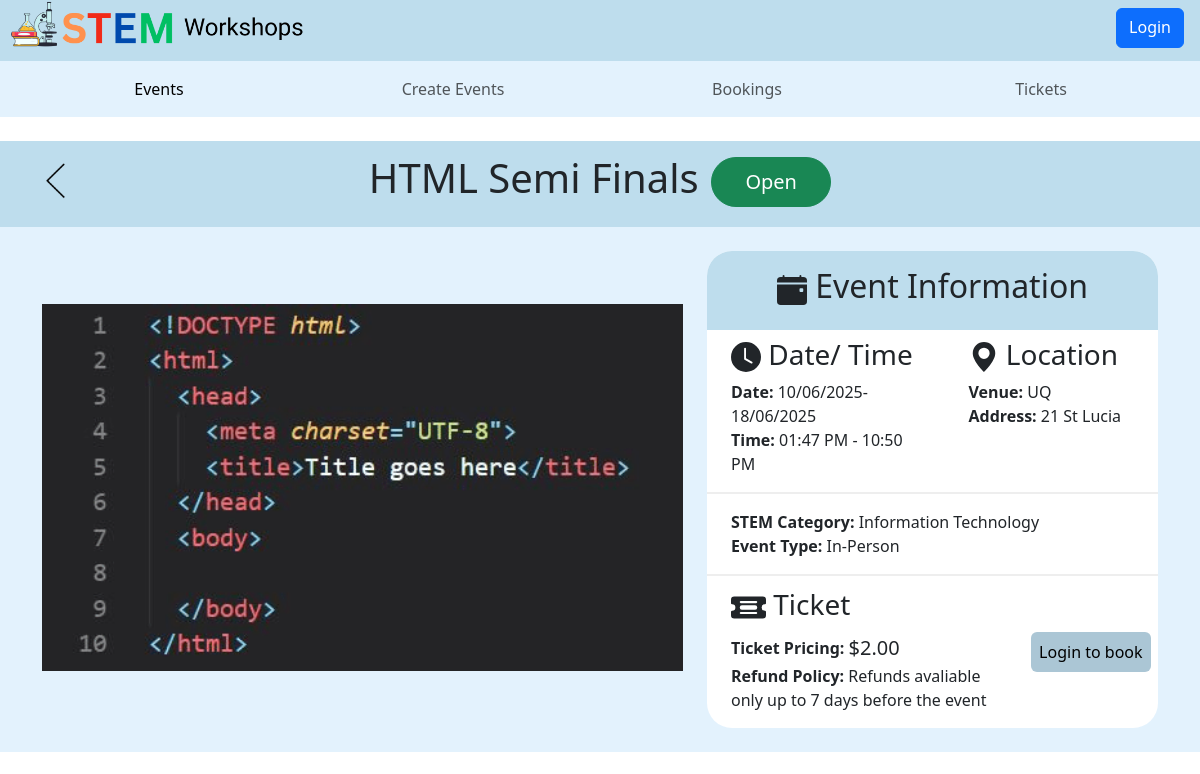
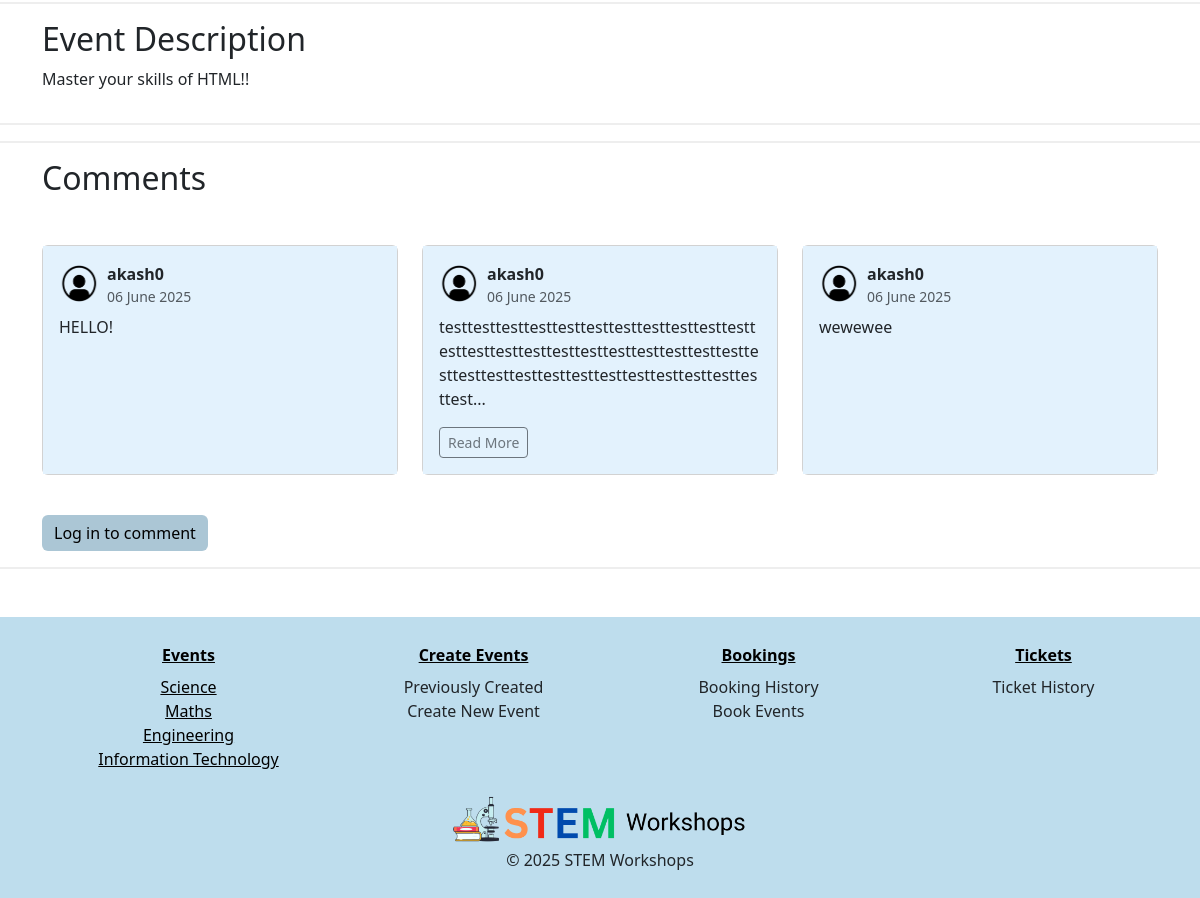
The app's page /4, older data (2 pictures, top to bottom).
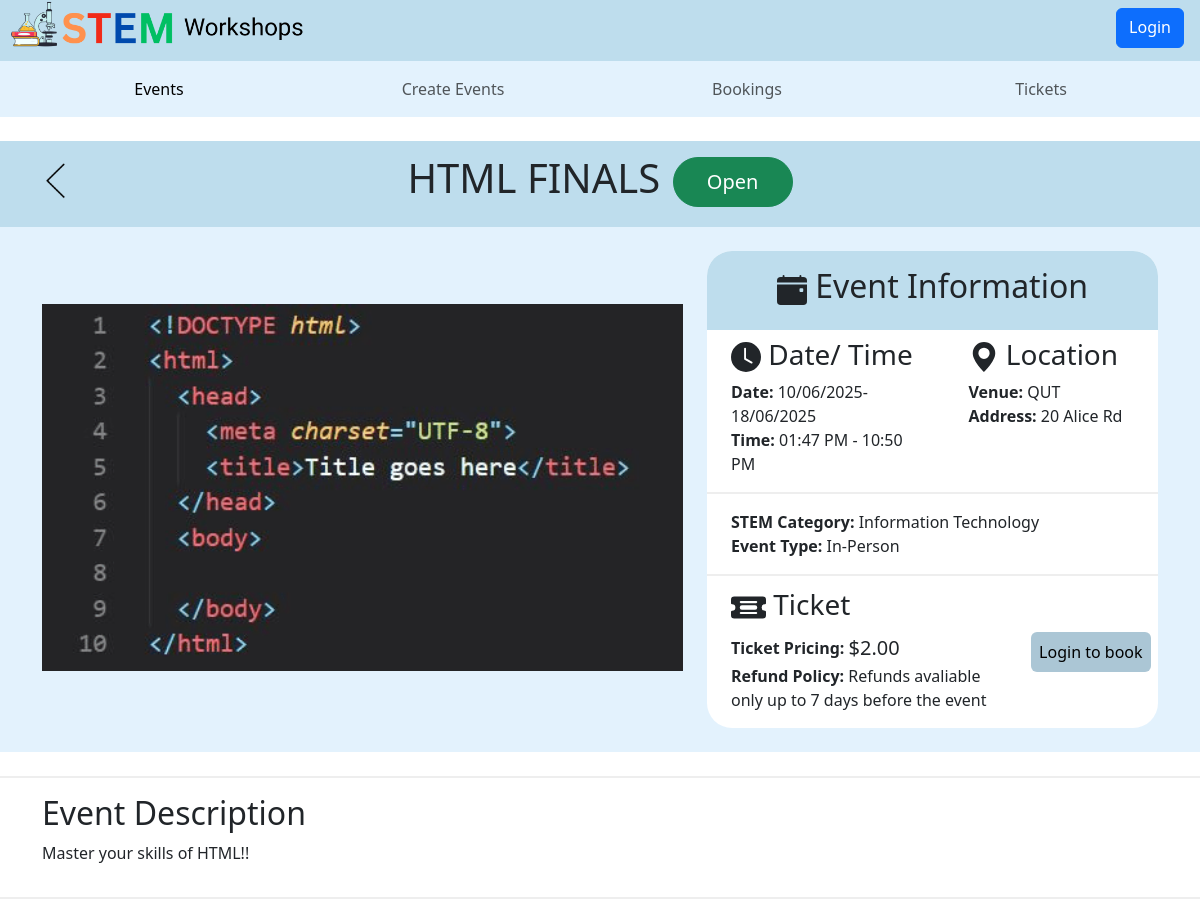
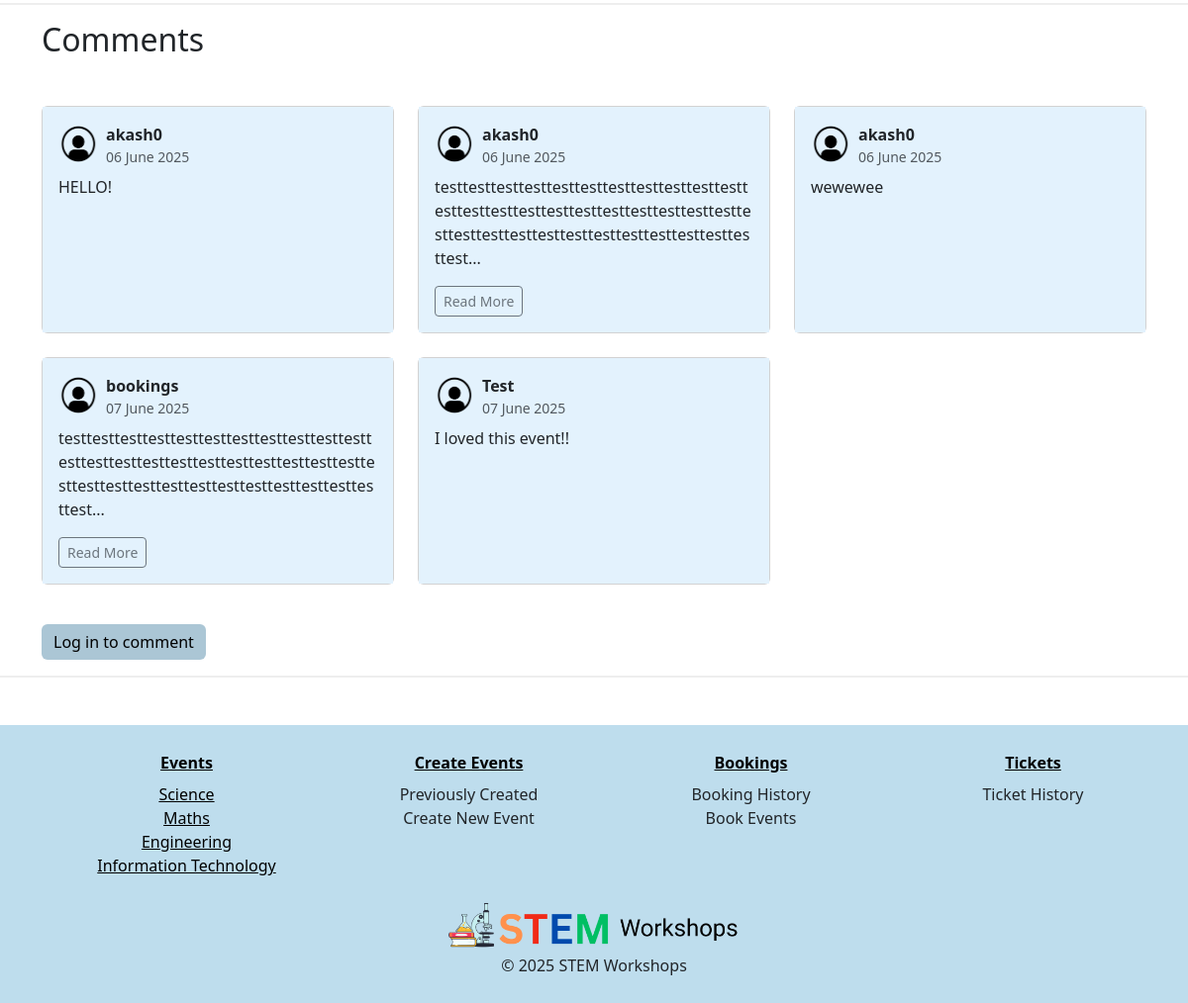
The same page, newer data (2 pictures, top to bottom).
### STEMWorkshops/models.py (models this page shows, shortened)
class Event(db.Model):
    __tablename__ = 'events'
    event_id = db.Column(db.Integer, primary_key=True) # Unique ID for event
    event_name = db.Column(db.String(80), nullable=False) # Event Name
    start_time = db.Column(db.DateTime, nullable=False) # Start Time
    end_time = db.Column(db.DateTime, nullable=False) # End Time
    STEM_category = db.Column(db.Enum("Science", "Information Technology", "Maths", "Engineering"), nullable=False) # The Four STEM Fields
    event_type = db.Column(db.Enum("Online", "In-Person"), nullable=False) # The Two Event Types
    event_address = db.Column(db.String(80)) # Address for the event (if in-person)
    event_venue = db.Column(db.String(80)) # Venue for the event (if in-person)
    ticket_price = db.Column(db.Numeric(10,2), nullable=False) # Price per ticket
    ticket_policy = db.Column(db.Integer) #Number of tickets per user
    max_num_tickets = db.Column(db.String(100), nullable=False) # Maximum number of tickets available for the event
    description = db.Column(db.String(200)) # Description of the event
    image = db.Column(db.String(400)) # Image URL for the event
    event_status = db.Column(db.Enum("Open", "Inactive", "Sold Out", "Cancelled")) # The Four event statuses
    user_id = db.Column(db.Integer, db.ForeignKey('users.user_id')) # Foreign key to link to the user who created the event
    comments = db.relationship('Comment', backref='event', cascade="all, delete-orphan")

class Comment(db.Model):
    __tablename__ = 'comments'
    comment_id = db.Column(db.Integer, primary_key=True) # Unique ID for comment
    text = db.Column(db.String(400)) # Comment text
    created_at = db.Column(db.DateTime, default=datetime.now()) # Timestamp for when the comment was created
    user_id = db.Column(db.Integer, db.ForeignKey('users.user_id')) # Foreign key to link to the user who made the comment
    event_id = db.Column(db.Integer, db.ForeignKey('events.event_id')) # Foreign key to link to the event the comment is related to

class User(db.Model, UserMixin):
    __tablename__ = 'users'
    user_id = db.Column(db.Integer, primary_key=True) # Unique ID for user
    name = db.Column(db.String(100), index=True, unique=True, nullable=False) # Username
    emailid = db.Column(db.String(100), index=True, nullable=False) # User Email
    phoneno = db.Column(db.String(100), index=True, nullable=False) # Contact Number
    address = db.Column(db.String(100), index=True, nullable=False) # User Address
    password_hash = db.Column(db.String(255), nullable=False) # Hashed password (For security purposes)
    comments = db.relationship('Comment', backref='user') # Link to user comments

### STEMWorkshops/events.py (the view)
@events_bp.route('/<id>')
def show(id):
    event = db.session.scalar(db.select(Event).where(Event.event_id==id))
    form = CommentsForm()
    if not event:
       abort(404)
    return render_template('event_details.html', event=event, form=form)

### STEMWorkshops/templates/event_details.html (shortened to what this page needs)
{% extends 'base.html' %}
{% from "bootstrap5/form.html" import render_form %}
{% from "bootstrap5/form.html" import render_field %}
{% block content %}
<section class="event-heading mt-4  p-1">
  <div class="container mt-1  mb-2">
    <div class="row ">
      <div class="d-flex justify-content-start col-2 p-2 ">
        <a href=".//">
          <img src="./static/img/backarrowBlue.png" class="back-arrow " width="50px" height="50px">
        </a>
      </div>
      <div class="heading col-8 ">
        <h1>{{ event.event_name }}</h1> &nbsp; &nbsp;
        <button type="button" class=" btn btn-lg rounded-pill status-button
             {% if event.event_status == 'Open' %}
             btn-success
             {% elif event.event_status == 'Inactive' %}
             btn-warning
             {% else %}
            btn-danger
            {% endif %}
             ">{{ event.event_status }}</button>
      </div>
      <div class="col-2">
      </div>
    </div>
  </div>
</section>
<section class="event-summary  mb-2 p-4">
  <div class="container">
    <div class="row">
      <div class="event-img col-lg-7 col-md-12 mt-4 mb-2">
        <img src="{{ event.image }}" class="img-fluid event-image details-img" alt="...">
      </div>
      <div class="col-lg-5 col-md-12">
        <div class="event-details">
          <div class="event-info">
            <div class=" d-flex justify-content-center">
              <h2 class=" p-3">
                Event Information
              </h2>
            </div>
          </div>
          <div class="summary">
            <div class="row">
              <div class="col-md-6 col-sm-12">
                <h3 class="text-start pt-2 ms-4 ">
                  <svg xmlns="http://www.w3.org/2000/svg" width="30" height="30" fill="currentColor"
                    class="bi bi-clock-fill" viewBox="0 0 16 16">
                    <path
                      d="M16 8A8 8 0 1 1 0 8a8 8 0 0 1 16 0M8 3.5a.5.5 0 0 0-1 0V9a.5.5 0 0 0 .252.434l3.5 2a.5.5 0 0 0 .496-.868L8 8.71z" />
                  </svg>
                  Date/ Time
                </h3>
                <p class="ms-4 ">
                  <b>Date:</b> {{event.start_time.strftime('%d/%m/%Y')}}-{{event.end_time.strftime('%d/%m/%Y')}}<br>
                  <b>Time:</b> {{event.start_time.strftime('%I:%M %p')}} - {{event.end_time.strftime('%I:%M %p')}}<br>
                </p>
              </div>
              <div class="col-md-6 col-sm-12">
                <div>
                  <h3 class="text-start ms-4 pt-2 me-sm-2">
                    <svg xmlns="http://www.w3.org/2000/svg" width="30" height="30" fill="currentColor"
                      class="bi bi-geo-alt-fill" viewBox="0 0 16 16">
                      <path d="M8 16s6-5.686 6-10A6 6 0 0 0 2 6c0 4.314 6 10 6 10m0-7a3 3 0 1 1 0-6 3 3 0 0 1 0 6" />
                    </svg>
                    Location
                  </h3>
                  <p class="ms-4 ">
                    <b>Venue:</b> {{ event.event_venue }} <br>
                    <b>Address:</b> {{ event.event_address }} <br>
                  </p>
                </div>
              </div>
            </div>
          </div>
          <div class="summary">
            <p class=" ms-4 pt-3">
              <b>STEM Category:</b> {{ event.STEM_category }} <br>
              <b>Event Type:</b> {{ event.event_type }} <br>
            </p>
          </div>
          <div class="row ">
            <div class="col-md-8 col-sm-12">
              <h3 class="text-start ms-4 mt-2 pt-1 ">
                Ticket
              </h3>
              <p class="ticket ms-4">
                <b>Ticket Pricing: </b> &nbsp; <span class="ticket-price ">
                  {% if event.ticket_price == '00.00' %}
                  FREE
                  {% else %}
                  ${{ event.ticket_price }}
                  {% endif %}
                </span>
              </p>
              <p class="refund ms-4">
                <b>Refund Policy: </b> {{ event.ticket_policy }}
              </p>
            </div>
            <div class="book-button col-md-4 col-sm-12 text-start">
              {% if not current_user.is_authenticated %}
              <a href="{{ url_for('auth.login') }}"><button class="btn btn-info mt-sm-2  p-2 " type="button">
                  Login to book </button></a>
              {%elif event.event_status == 'Open' and current_user.is_authenticated %}
              <a href="{{url_for('events.booking', id=event.event_id)}}"><button class="btn btn-info mt-sm-2  p-2 "
                  type="button">
                  Book Now</button></a>
              {%elif not event.event_status == 'Open' and current_user.is_authenticated %}
              <button class="btn btn-info mt-sm-2  p-2 " type="button" data-bs-toggle="modal"
                data-bs-target="#cannot-book">Book Event</button>
              {% endif %}
            </div>
          </div>
        </div>
      </div>
    </div>
  </div>
</section>
<section class="event-description mt-4">
  <div class="container pt-3 pb-3">
    <div class="row ">
      <div class="col-lg-12 col-sm-12 col-md-12  ">
        <h2>
          Event Description
        </h2>
        <p>
          {{ event.description }}
        </p>
      </div>
    </div>
  </div>
</section>
<section class="event-description mt-3">
  <div class="container pt-3 pb-3">
    <div class="row">
      <div class="col-4 text-start">
        <h2 class="mb-4">Comments</h2>
      </div>
    </div>
    <div class="row mt-4">
      {% for comment in event.comments %}
      <div class="col-sm-12 col-md-6 col-lg-4 mb-4">
        <div class="card h-100">
          <div class="card-body read-more-comment">
            <div class="d-flex align-items-center mb-2">
              <img src="/static/img/facilitator.png" width="40" height="40" class="me-2 rounded-circle">
              <div>
                <strong>{{ comment.user.name }}</strong>
                <div class="text-muted small">{{ comment.created_at.strftime('%d %B %Y') }}</div>
              </div>
            </div>
            <p class="card-text">{{ comment.text[:140] }}{% if comment.text|length > 140 %}...{% endif %}</p>
            {% if comment.text|length > 140 %}
            <a href="#" class="btn btn-sm btn-outline-secondary" data-bs-toggle="modal"
              data-bs-target="#fullCommentModal{{ comment.comment_id }}">Read More</a>
            {% endif %}
          </div>
        </div>
      </div>
      {% else %}
      <p>No comments yet.</p>
      {% endfor %}
      <div class="row text-end mt-3">
        <div class="col-6 d-flex justify-content-start">
          {% if current_user.is_authenticated %}
          <button type="button" class="btn btn-info " data-bs-toggle="collapse" data-bs-target="#comment-form">Add New
            Comment</button>
          {% else %}
          <a href="{{ url_for('auth.login') }}" class="btn btn-info">Log in to comment</a>
          {% endif %}
        </div>
      </div>
    </div>
  </div>
</section>
{% endblock %}

### STEMWorkshops/templates/base.html (shortened to what this page needs)
<html>
<head>
  <link rel="stylesheet" , type="text/css" , href="../static/style/style.css">
  <link href="https://cdn.jsdelivr.net/npm/bootstrap@5.3.2/dist/css/bootstrap.min.css" rel="stylesheet"
>
</head>
<body>
  <header>
    <div class=" d-flex justify-content-between  ms-2 me-2 mb-2" id="topnav">
      <a href="/">
        <img src="{{ url_for('static', filename='img/logo2.png') }}" class="img-fluid" width="300px" height="200px">
      </a>
      <div>
        {% if current_user.is_authenticated %}
        <a type="submit" href="#" data-bs-toggle="modal" data-bs-target="#accountModal"
          class="btn rounded-pill w-10 h-75 me-2 mt-2">{{current_user.name}}</a>
        <a href="#" data-bs-toggle="modal" data-bs-target="#accountModal">
          <img src="{{ url_for('static', filename='img/profile.png') }}" id="profile-icon" class="img-fluid"
            width="45px" height="45px">
        </a>
        {% else %}
        <a type="submit" href="/login" class="btn btn-primary w-10 h-75 me-2 mt-2">Login</a>
        {% endif %}
      </div>
    </div>
    <nav class="navbar navbar-expand-lg">
      <div class="container-fluid m-0">
        <div class="collapse navbar-collapse" id="navbarSupportedContent">
          <ul class="navbar-nav mx-auto text-center row w-100">
            <li class="nav-item col-sm-12 col-lg-3 " id="selected-item">
              <a class="nav-link active full-hover" aria-current="page" href="/">Events</a>
            </li>
            <li class="nav-item  col-sm-12 col-lg-3  ">
              <a class="nav-link full-hover" href="/create">Create Events</a>
            </li>
            <li class="nav-item   col-sm-12 col-lg-3 ">
              <a class="nav-link full-hover" href="/history">Bookings</a>
            </li>
            <li class="nav-item col-sm-12  col-lg-3 ">
              <a class="nav-link full-hover" href="">Tickets</a>
            </li>
          </ul>
        </div>
      </div>
    </nav>
  </header>
  <main>
    {% block content %}
    {% endblock %}
  </main>
  <footer class="footer mt-5">
    <div class="container mt-3">
      <div class="row  mb-2 ">
        <div class="col-sm-12 col-md-3 text-center ">
          <ul>
            <li class="mb-2"><a href="{{ url_for('main.index') }}#browse-events"><b>Events</b></a></li>
            <li><a href="{{ url_for('main.index', category='Science') }}#browse-events">Science</a></li>
            <li><a href="{{ url_for('main.index', category='Maths') }}#browse-events">Maths</a></li>
            <li><a href="{{ url_for('main.index', category='Engineering') }}#browse-events">Engineering</a></li>
            <li><a href="{{ url_for('main.index', category='Information Technology') }}#browse-events">Information
                Technology</a></li>
          </ul>
        </div>
        <div class="col-sm-12 col-md-3 text-center ">
          <ul>
            <li class="mb-2"><a href="/create"><b> Create Events</b></a></li>
            <li>Previously Created</li>
            <li>Create New Event</li>
          </ul>
        </div>
        <div class="col-sm-12 col-md-3 text-center ">
          <ul>
            <li class="mb-2"><a href="/history"><b>Bookings</b></a></li>
            <li>Booking History</li>
            <li>Book Events</li>
          </ul>
        </div>
        <div class="col-sm-12 col-md-3 text-center">
          <ul>
            <li class="mb-2"><a href=""><b>Tickets</b></a></li>
            <li>Ticket History</li>
          </ul>
        </div>
      </div>
      <div class="footer-img">
        <a href="index.html">
          <img src="{{ url_for('static', filename='img/logo2.png') }}" class="img-fluid" width="300px" height="200px"
            id="logo">
        </a>
      </div>
      <div>
        <p class="text-center">&copy; 2025 STEM Workshops</p>
      </div>
    </div>
  </footer>
</body>
</html>

### STEMWorkshops/static/style/style.css (style rules this page uses)
.navbar { background-color: #e3f2fd; }
.nav-item { border-radius: 25px; }
header { background-color: #bedded; }
.img-fluid { object-fit: cover; }
.status-button { width:120px; height:50px; }
.btn-info { background-color: #abc6d5 !important; border: none !important; }
footer { background-color: #bedded; padding: 10px; }
.footer-img { display: flex; align-items: center; justify-content: center; }
footer ul, ul { list-style-type: none; }
footer a { color: black; }
.card { transition: 0.35s; height: 100% !important; width: 100% !important; display: flex; flex-direction: column; }
.details-img { width: 100% !important; height: 425px !important; object-fit: contain !important; border-top-left-radius: 12px; border-top-right-radius: 12px; display: block; }
.back-arrow { object-fit: cover; width: 90%; }
.event-heading { background-color: #bedded; }
.heading { display: flex; justify-content: center; align-items: center; }
.event-summary { background-color: #e3f2fd; }
.event-details { border-radius: 25px; background-color: white; }
.summary { border-bottom: 2px inset; }
.event-info { background-color: #bedded; border-top-right-radius: 25px; border-top-left-radius: 25px; }
.ticket-price { font-size: 20px; }
.ticket { display: flex; align-items: center; }
.refund { margin-top: -15px; }
.book-button { display: flex; justify-content: center; padding: 3rem; }
.event-description { border-top: 2px outset; border-bottom: 2px inset; }
.card-body { background-color: #e3f2fd; }
.event-image { max-height: 100%; width: 100%; object-fit: cover; border-radius: 10px; }

Row changes from the older to the newer data that the page shows:
changed Event "Open": event_name "HTML Semi Finals" → "HTML FINALS"; event_venue "UQ" → "QUT"; event_address "21 St Lucia" → "20 Alice Rd"
added Comment: user.name "bookings", created_at "07 June 2025", text "testtesttesttesttesttesttesttesttesttesttesttesttesttesttesttesttesttesttesttesttesttesttesttesttesttesttesttesttesttesttesttesttesttesttest"
added Comment: user.name "Test", created_at "07 June 2025", text "I loved this event!!"
